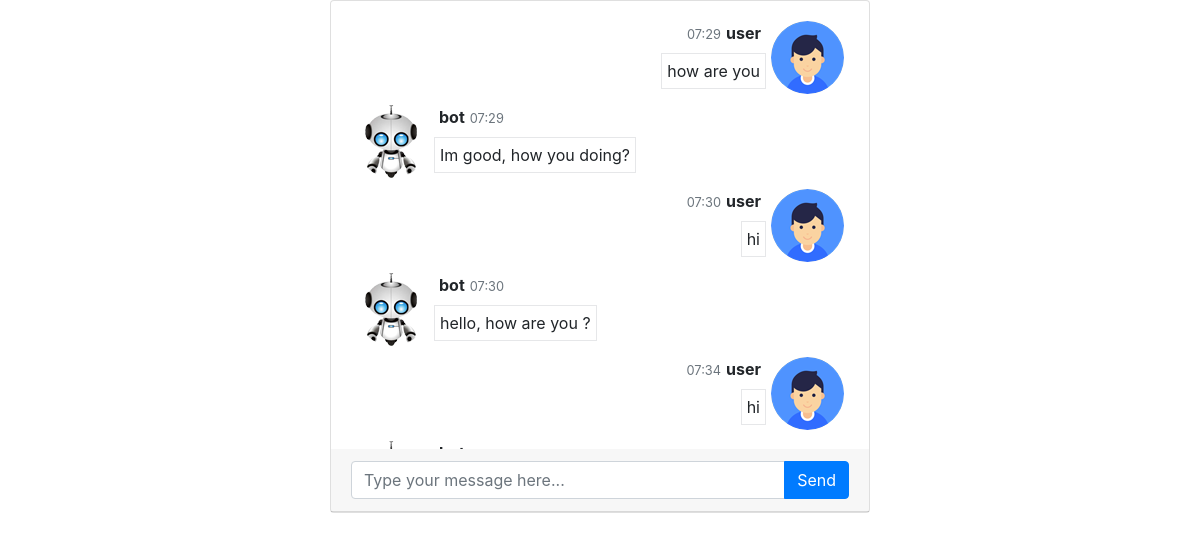
The page / on the database its author committed.
### tables this page shows
CREATE TABLE `messages` (
  `type` text NOT NULL,
  `message` text NOT NULL,
  `timer` text NOT NULL
);

### index.php (the view, shortened to what this page needs)
<?php
include('db.php');
?>
<!DOCTYPE html>
<html lang="en">
   <head>
      <link href="//maxcdn.bootstrapcdn.com/bootstrap/4.1.1/css/bootstrap.min.css" rel="stylesheet" id="bootstrap-css">
	  <link href="style.css" rel="stylesheet">
   </head>
   <body>
      <div class="container">
         <div class="row justify-content-md-center mb-4">
            <div class="col-md-6">
               <div class="card">
                  <div class="card-body messages-box">
					 <ul class="list-unstyled messages-list">
					<?php
						$sql2 = " SELECT * FROM `messages` ";
						$res2 = mysqli_query($conn,$sql2);
						if(mysqli_num_rows($res2)>0){
							while($row = mysqli_fetch_assoc($res2)) {
								$type = $row["type"];
								$timer = $row["timer"];
								$strtotime = strtotime($timer);
								$time = date("h:i",$strtotime);
								if($type =="user" ){
									$class = "messages-me";
									$img = "image/user_avatar.png";
								}
								else{
									$class = "messages-you";
									$img = "image/bot_avatar.png";
								}
								echo '<li class="'.$class.' clearfix">
								<span class="message-img">
								<img src="'.$img.'" class="avatar-sm rounded-circle">
								</span>
								<div class="message-body clearfix">
								<div class="message-header">
<strong class="messages-title">'.$type.'</strong>
								<small class="time-messages text-muted">
								<span class="fas fa-time">
								</span>
								 <span class="minutes">'.$time.'</span>
								 </small>
								  </div>
								  <p class="messages-p">'.$row["message"].'</p></div></li>' ;
							  }
						}
					?>
                     </ul>
                  </div>
                  <div class="card-header">
                    <div class="input-group">
					   <input id="input-me" type="text" name="messages" class="form-control input-sm" placeholder="Type your message here..." />
					   <span class="input-group-append">
					   <input type="button" class="btn btn-primary" value="Send" onclick="send_msg()">
					   </span>
					</div>
                  </div>
               </div>
            </div>
         </div>
      </div>
   </body>
</html>

### style.css (style rules this page uses)
.messages-box { max-height: 28rem; overflow: auto; }
.messages-title { float: right; margin: 0px 5px; }
.message-img { float: right; margin: 0px 5px; }
.message-header { text-align: right; width: 100%; margin-bottom: 0.5rem; }
.messages-list li.messages-you .messages-title { float: left; }
.messages-list li.messages-you .message-img { float: left; }
.messages-list li.messages-you p { float: left; text-align: left; }
.messages-list li.messages-you .message-header { text-align: left; }
.messages-list li p { max-width: 60%; padding: 5px; border: #e6e7e9 1px solid; }
.messages-list li.messages-me p { float: right; }

### rows shown on the page
messages: type (picture), type "user", timer "07:29", message "how are you"
messages: type "bot", timer "07:29", message "Im good, how you doing?"
messages: type (picture), type "user", timer "07:30", message "hi"
messages: type "bot", timer "07:30", message "hello, how are you ?"
messages: type (picture), type "user", timer "07:34", message "hi"
